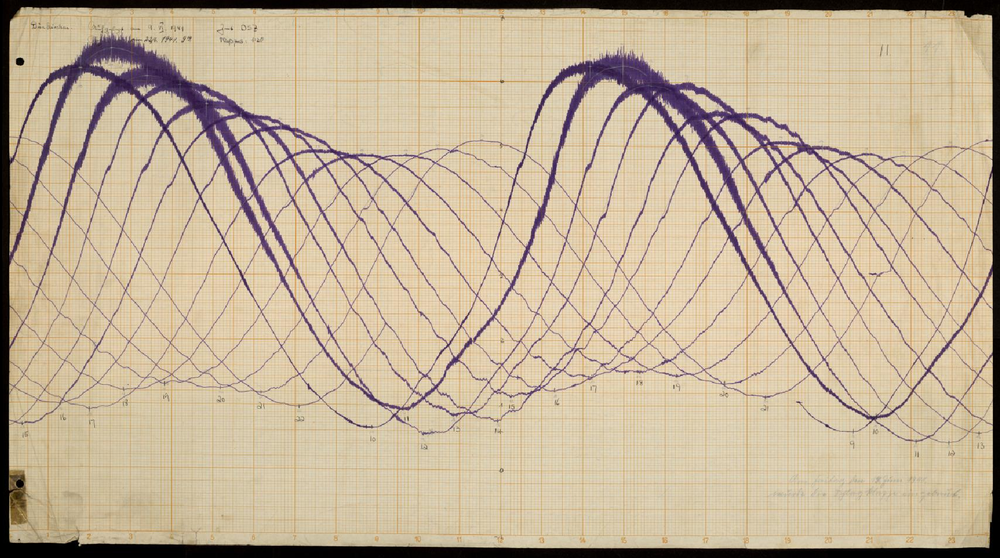
#> input picture 1.png, 1000 x 558 px, shrunk from 1708 x 953 before the run
$ python test.py   (older library calls are emulated)
#> lines starting #> are read from the running program, lines starting #| are printed output that depends on the picture; after the words box and inside, x2 and y2 are one past the last pixel; in counts of white or black regions, pixels touching at a corner belong together
# import matplotlib.pyplot as plt
# import matplotlib.image as mpimg
import numpy as np
import cv2


def mid_shade(array):
    return np.int(np.sum(array.flatten())/ len(array.flatten()))

img = cv2.imread("1.png", cv2.IMREAD_GRAYSCALE)
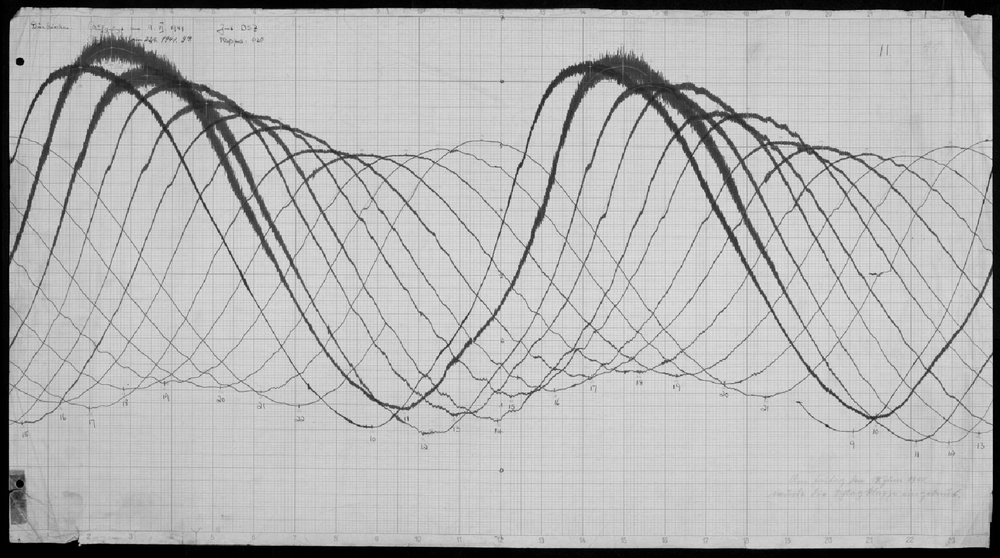
#> img: shape (558, 1000); min 0, max 234, mean 180.5
# print(img)
ret, thresh = cv2.threshold(img, 127, 255, cv2.THRESH_BINARY)
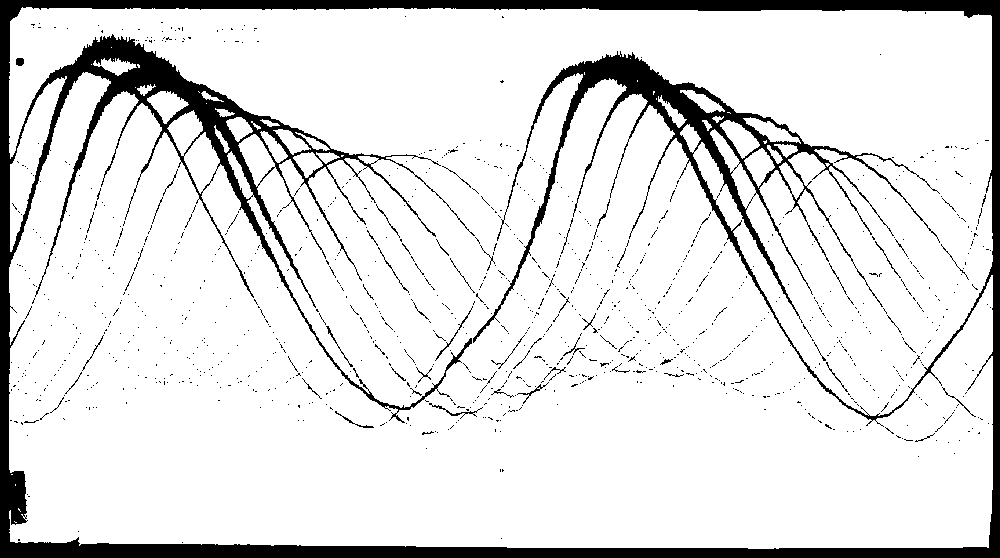
#> thresh: shape (558, 1000); 88.4% white; 1140 black regions (1090 under 20 px), largest, box (x1, y1, x2, y2) and area: (0, 0, 1000, 558) 59821, (429, 403, 483, 419) 110, (435, 306, 473, 361) 103
sift = cv2.xfeatures2d.SIFT_create()
kps = sift.detect(thresh, None)
#> kps = 1200 keypoints; strongest (x, y, size): (20, 62, 5.4), (502, 81, 1.9), (383, 353, 1.9), (351, 365, 2)
new_img = cv2.drawKeypoints(thresh, kps, img)
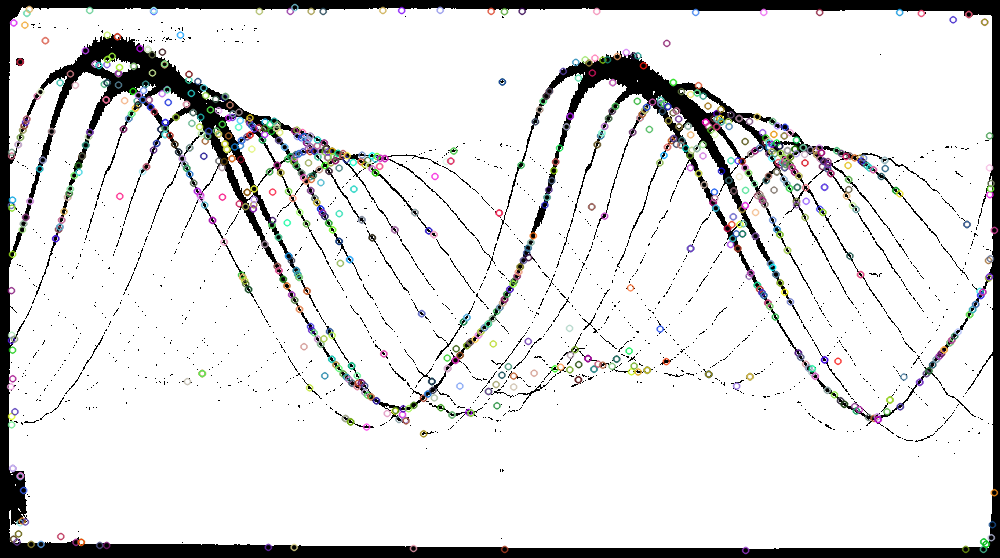
#> new_img: shape (558, 1000, 3); mean of channels 0, 1, 2 224, 224, 224; drawn as B, G, R
cv2.imshow("image", new_img)
cv2.waitKey(0)
cv2.destroyAllWindows()
cv2.imwrite("keypoints.jpg", new_img)
